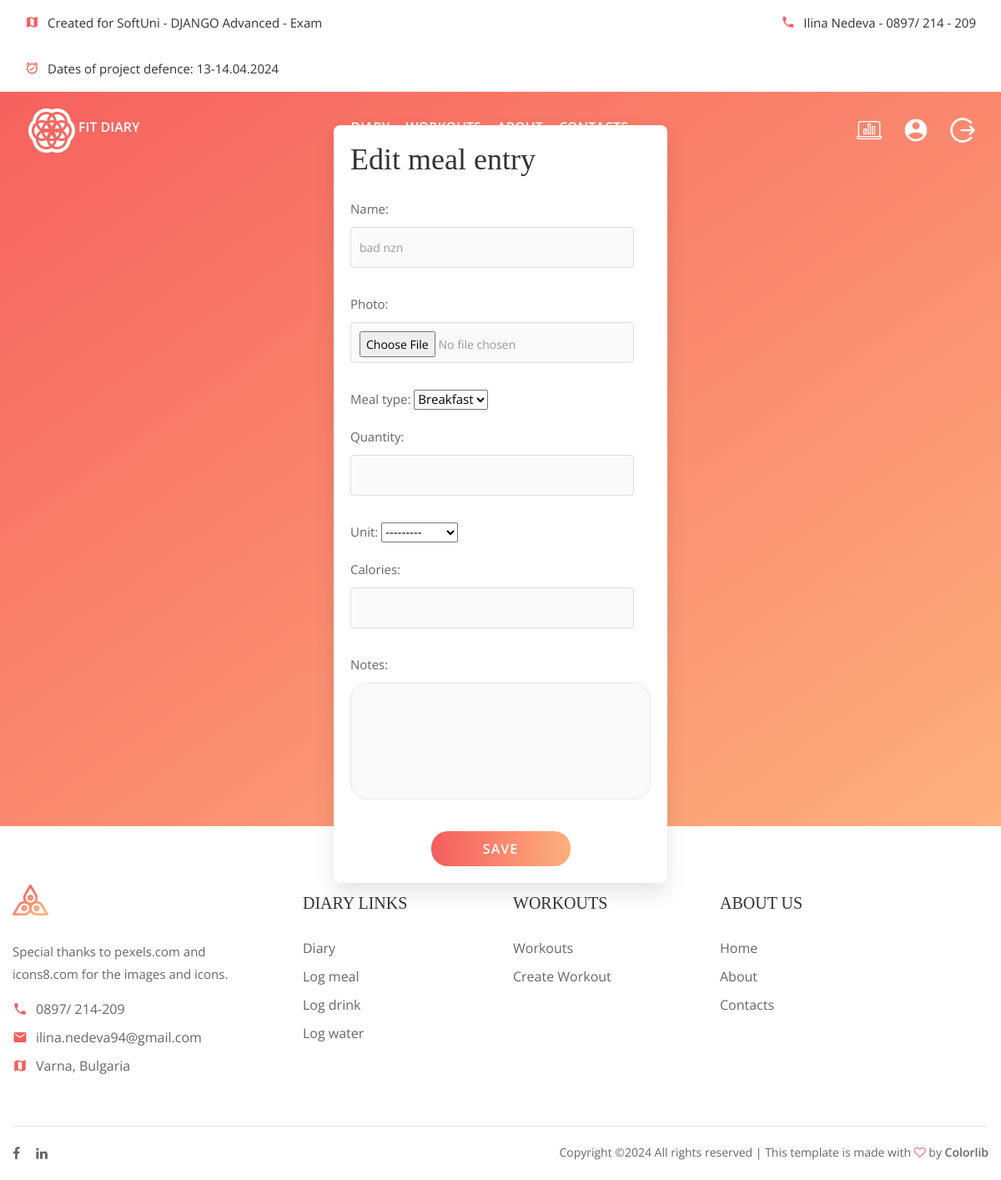
Page /diary/4/edit/?entry_type=meal (signed in) on the earlier database version.
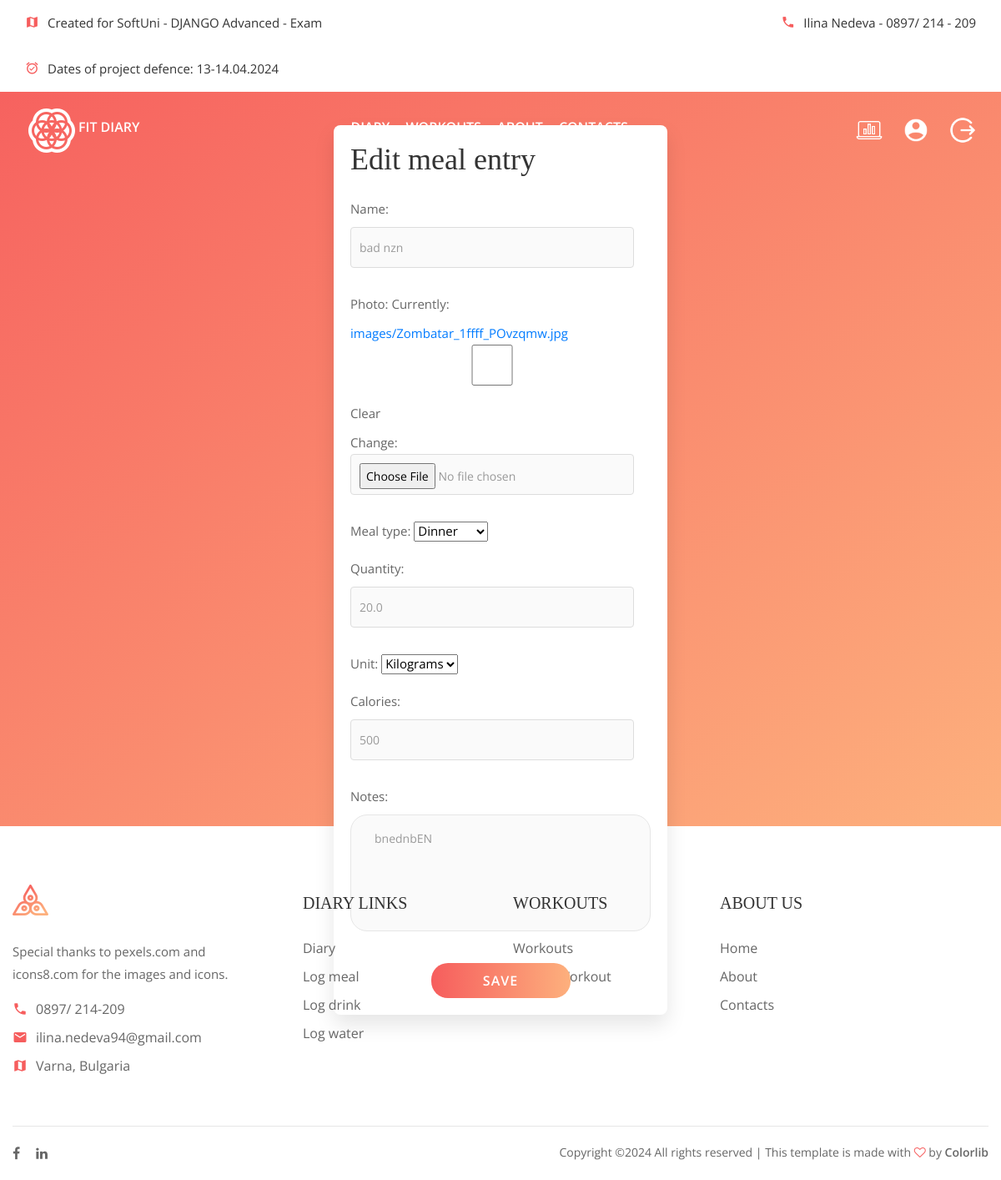
Same page on the later database version.
### fit_diary/diary/models.py (models this page shows, shortened)
class FoodEntry(DiaryEntry):
    quantity = models.FloatField(
        blank=True,
        null=True,
    )
    unit = models.CharField(
        max_length=20,
        choices=Unit.choices,
        blank=True,
        null=True,
    )
    class Meta:
        abstract = True

class MealEntry(FoodEntry):
    MAX_NAME_LENGTH = 100
    MAX_MEAL_TYPE_LENGTH = 20
    name = models.CharField(
        max_length=MAX_NAME_LENGTH,
    )
    meal_type = models.CharField(
        max_length=MAX_MEAL_TYPE_LENGTH,
        choices=MealType.choices,
        default=MealType.BREAKFAST,
    )
    calories = models.PositiveIntegerField(
        blank=True,
        null=True,
    )
    photo = models.ImageField(
        upload_to='images/',
        blank=True,
        null=True,
    )
    class Meta:
        verbose_name_plural = "Meal Entries"

### fit_diary/diary/views.py (the view)
# urls.py: path('edit/', DiaryEntryEditView.as_view(), name='edit-diary'),
class DiaryEntryEditView(LoginRequiredMixin, UpdateView):
    template_name = 'diary/edit-diary-record.html'
    success_url = reverse_lazy('diary')
    def get_form_class(self):
        entry_type = self.request.GET.get('entry_type', None) or self.request.POST.get('entry_type', None)
        if entry_type == 'meal':
            return MealEntryForm
        elif entry_type == 'drink':
            return DrinkEntryForm
        elif entry_type == 'water':
            return WaterIntakeEntryForm
        else:
            raise Http404("Entry type not found")
    def get_model(self):
        entry_type = self.request.GET.get('entry_type', None) or self.request.POST.get('entry_type', None)
        if entry_type == 'meal':
            return MealEntry
        elif entry_type == 'drink':
            return DrinkEntry
        elif entry_type == 'water':
            return WaterIntakeEntry
        else:
            raise Http404("Model not found")
    def get_queryset(self):
        return self.get_model().objects.all()

### fit_diary/diary/forms.py
class MealEntryForm(forms.ModelForm):
    class Meta:
        model = MealEntry
        exclude = ('user',)
        fields = ['name', 'photo', 'meal_type', 'quantity', 'unit', 'calories', 'notes']

### templates/diary/edit-diary-record.html (shortened to what this page needs)
{%  extends 'base.html' %}
{%  load static %}
{%  block main_content %}
<section class="hero-section">
                <div class="container">
                    <div class="trainer-details login-container">
                        <h2>Edit {{ request.GET.entry_type }} entry</h2>
                        <br>
                        <form action="{%  url 'edit-diary' object.pk %}" method="post" class="singup-form login-form" enctype="multipart/form-data">
                            {{ form.as_p}}
                            <button type="submit" class="site-btn sb-gradient">Save</button>
                        </form>
                    </div>
                </div>
        	</section>
{% endblock %}

Differences in the rows shown:
changed MealEntry "bad nzn": meal_type "Breakfast" → "Dinner"; quantity (not shown) → "20.0"; unit "---------" → "Kilograms"; calories (not shown) → "500"; notes (not shown) → "bnednbEN"
Other differences:
form field as_p: (not shown) → "☐"
text no longer shown: "Name: Photo: Meal type: Quantity: Unit: Calories: Notes:"
text now shown: "Name: Photo: Currently: images/Zombatar_1ffff_POvzqmw.jpg Clear Change: Meal type: Quantity: Unit: Calories: Notes:"
